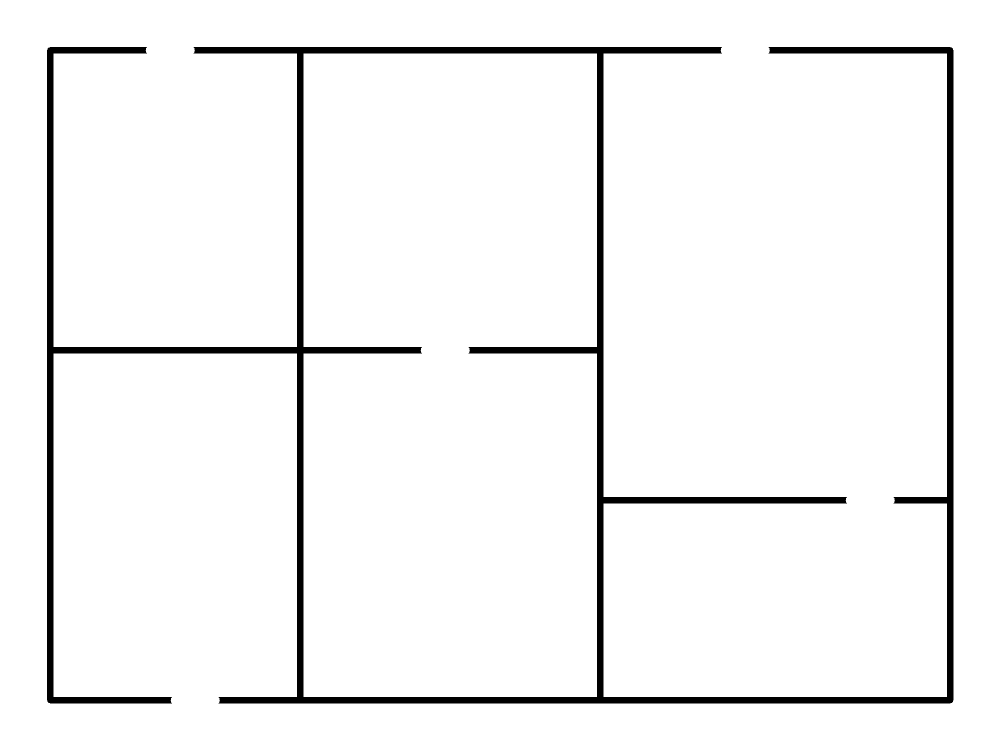
#> input picture test_data/blueprints/complex.png, 2000 x 1500 px (shown at 1/2 size)
$ python -i blueprint_analyzer.py   (imports and definitions only)   (older library calls are emulated)
#> lines starting #> are read from the running program, lines starting #| are printed output that depends on the picture; after the words box and inside, x2 and y2 are one past the last pixel; in counts of white or black regions, pixels touching at a corner belong together
"""
Blueprint Analyzer - Adaptive Parameter Selection

Analyzes blueprint characteristics to automatically tune detection parameters.
This solves the "one blueprint works, another fails" problem.
"""

import cv2
import numpy as np
from typing import Dict, Tuple
import logging

logger = logging.getLogger(__name__)


def analyze_blueprint_characteristics(image: np.ndarray) -> Dict:
    """
    Analyze blueprint image to determine optimal detection parameters

    Detects:
    - Wall thickness (thin vs thick walls)
    - Line density (detailed vs simple)
    - Contrast level (dark vs light)
    - Drawing style (CAD vs hand-drawn vs scanned)

    Args:
        image: Grayscale image

    Returns:
        Dictionary with blueprint characteristics and recommended parameters
    """

    logger.info("Analyzing blueprint characteristics...")

    # Convert to grayscale if needed
    if len(image.shape) == 3:
        gray = cv2.cvtColor(image, cv2.COLOR_BGR2GRAY)
    else:
        gray = image.copy()

    # Characteristic 1: Wall Thickness
    wall_thickness = estimate_wall_thickness(gray)

    # Characteristic 2: Line Density (how detailed is the blueprint)
    line_density = estimate_line_density(gray)

    # Characteristic 3: Contrast Level
    contrast_level = estimate_contrast(gray)

    # Characteristic 4: Noise Level
    noise_level = estimate_noise(gray)

    # Determine blueprint style
    style = classify_blueprint_style(wall_thickness, line_density, contrast_level, noise_level)

    # Get recommended parameters based on analysis
    params = get_adaptive_parameters(style, wall_thickness, line_density, contrast_level)

    logger.info(f"Blueprint Analysis Results:")
    logger.info(f"  Style: {style}")
    logger.info(f"  Wall Thickness: {wall_thickness:.1f}px")
    logger.info(f"  Line Density: {line_density:.2f}")
    logger.info(f"  Contrast: {contrast_level:.2f}")
    logger.info(f"  Recommended morph_open_size: {params['morph_open_size']}")
    logger.info(f"  Recommended min_room_area: {params['min_room_area_pixels']}")

    return {
        'style': style,
        'wall_thickness': wall_thickness,
        'line_density': line_density,
        'contrast_level': contrast_level,
        'noise_level': noise_level,
        'recommended_params': params
    }


def estimate_wall_thickness(gray: np.ndarray) -> float:
    """
    Estimate average wall thickness in pixels

    Method: Find edges, measure distance between parallel edges
    """

    # Edge detection
    edges = cv2.Canny(gray, 50, 150)

    # Find contours
    contours, _ = cv2.findContours(edges, cv2.RETR_LIST, cv2.CHAIN_APPROX_SIMPLE)

    if not contours:
        return 5.0  # Default fallback

    # Measure thickness using morphological operations
    # Dilate edges and count iterations needed to connect most edges
    kernel = cv2.getStructuringElement(cv2.MORPH_RECT, (3, 3))

    thicknesses = []
    for i in range(1, 15):
        dilated = cv2.dilate(edges, kernel, iterations=i)
        filled_ratio = np.sum(dilated > 0) / dilated.size

        # When ~5-10% of image is filled, that's roughly wall thickness
        if 0.05 < filled_ratio < 0.15:
            thicknesses.append(i * 3)  # 3px per iteration

    if thicknesses:
        avg_thickness = np.mean(thicknesses)
    else:
        # Fallback: measure median contour width
        widths = []
        for cnt in contours[:50]:  # Sample first 50
            x, y, w, h = cv2.boundingRect(cnt)
            widths.append(min(w, h))
        avg_thickness = np.median(widths) if widths else 5.0

    return float(avg_thickness)


def estimate_line_density(gray: np.ndarray) -> float:
    """
    Estimate how detailed/dense the blueprint lines are

    Higher density = more details, furniture, annotations
    Lower density = clean, simple walls only
    """

    # Edge detection
    edges = cv2.Canny(gray, 50, 150)

    # Calculate percentage of pixels that are edges
    edge_density = np.sum(edges > 0) / edges.size

    return float(edge_density)


def estimate_contrast(gray: np.ndarray) -> float:
    """
    Estimate contrast level (difference between walls and background)
    """

    # Calculate standard deviation of pixel values
    # High std = high contrast, low std = low contrast
    contrast = np.std(gray) / 128.0  # Normalize to 0-2 range

    return float(contrast)


def estimate_noise(gray: np.ndarray) -> float:
    """
    Estimate noise level (useful for scanned blueprints)
    """

    # Use Laplacian variance to detect noise
    laplacian = cv2.Laplacian(gray, cv2.CV_64F)
    noise = np.var(laplacian)

    # Normalize
    noise_normalized = min(noise / 1000.0, 1.0)

    return float(noise_normalized)


def classify_blueprint_style(wall_thickness: float, line_density: float,
                             contrast: float, noise: float) -> str:
    """
    Classify blueprint into one of several style categories
    """

    # Thick walls, low density = Clean CAD
    if wall_thickness > 8 and line_density < 0.05:
        return 'clean_cad'

    # Thick walls, high density = Detailed CAD with furniture
    if wall_thickness > 8 and line_density >= 0.05:
        return 'detailed_cad'

    # Thin walls, low density = Simple line drawing
    if wall_thickness <= 8 and line_density < 0.05:
        return 'simple_line_drawing'

    # Thin walls, high density = Detailed line drawing
    if wall_thickness <= 8 and line_density >= 0.05:
        return 'detailed_line_drawing'

    # High noise = Scanned
    if noise > 0.3:
        return 'scanned'

    # Default
    return 'mixed_style'


def get_adaptive_parameters(style: str, wall_thickness: float,
                            line_density: float, contrast: float) -> Dict:
    """
    Get recommended detection parameters based on blueprint analysis

    Key insight: Different blueprint styles need different parameters
    """

    # Base parameters - LOWERED based on ground truth analysis
    # Baseline evaluation showed severe under-detection (only 6/78 rooms matched)
    # REDUCED morph_close_size to prevent merging adjacent rooms
    params = {
        'morph_open_size': 5,
        'min_room_area_pixels': 2000,  # REDUCED from 5000
        'min_solidity': 0.6,
        'denoise_strength': 10,
        'morph_close_size': 2,  # REDUCED from 3 - was merging rooms!
    }

    # Adjust based on style
    if style == 'clean_cad':
        # Clean blueprints: minimal opening, but fill hollow rooms
        params['morph_open_size'] = 3
        params['min_room_area_pixels'] = 1500  # REDUCED from 4000
        params['denoise_strength'] = 5
        params['morph_close_size'] = 3  # REDUCED from 7 - was merging rooms!
        params['fill_hollow_rooms'] = True  # Enable hollow room filling

    elif style == 'detailed_cad':
        # Lots of details: aggressive filtering
        params['morph_open_size'] = 9  # Remove more details
        params['min_room_area_pixels'] = 2500  # REDUCED from 8000
        params['denoise_strength'] = 10
        params['morph_close_size'] = 2  # Keep low to avoid merging rooms
        params['fill_hollow_rooms'] = True  # Enable hollow room filling for thick walls

    elif style == 'simple_line_drawing':
        # Thin walls: gentle processing to preserve structure
        params['morph_open_size'] = 2  # Don't erode thin walls
        params['min_room_area_pixels'] = 1200  # REDUCED from 3000
        params['morph_close_size'] = 2  # REDUCED from 5 - was merging rooms!
        params['denoise_strength'] = 5

    elif style == 'detailed_line_drawing':
        # Thin walls + details: balanced approach
        params['morph_open_size'] = 5
        params['min_room_area_pixels'] = 2000  # REDUCED from 5000
        params['morph_close_size'] = 4

    elif style == 'scanned':
        # Noisy scans: heavy denoising
        params['morph_open_size'] = 6
        params['denoise_strength'] = 15
        params['min_room_area_pixels'] = 2500  # REDUCED from 6000

    # Fine-tune based on measurements

    # Adjust morph_open based on line density
    if line_density > 0.08:  # Very detailed
        params['morph_open_size'] = min(params['morph_open_size'] + 2, 11)
    elif line_density < 0.03:  # Very simple
        params['morph_open_size'] = max(params['morph_open_size'] - 2, 2)

    # Adjust min_room_area based on wall thickness
    # Thicker walls = can use smaller min_area (walls won't be confused as rooms)
    if wall_thickness > 10:
        params['min_room_area_pixels'] = int(params['min_room_area_pixels'] * 0.8)
    elif wall_thickness < 5:
        params['min_room_area_pixels'] = int(params['min_room_area_pixels'] * 1.2)

    # Adjust solidity based on style
    # Note: Even CAD drawings have irregular room shapes due to doors/windows
    # Lowered significantly because morphology can create hollow contours
    if style in ['clean_cad', 'detailed_cad']:
        params['min_solidity'] = 0.2  # Very permissive - rooms may be hollow outlines
    else:
        params['min_solidity'] = 0.3  # Hand-drawn may be irregular

    return params


# [29 lines left out: function get_scale_context, not called in this run]

>>> import cv2
>>> picture = cv2.imread('../../test_data/blueprints/complex.png')
#> picture is the input picture: shape (1500, 2000, 3); 95.6% white; 1 black region, box (x1, y1, x2, y2) and area: (94, 94, 1907, 1407) 130644
>>> result = analyze_blueprint_characteristics(picture)
#> in estimate_wall_thickness, `edges = cv2.Canny(gray, 50, 150)`:
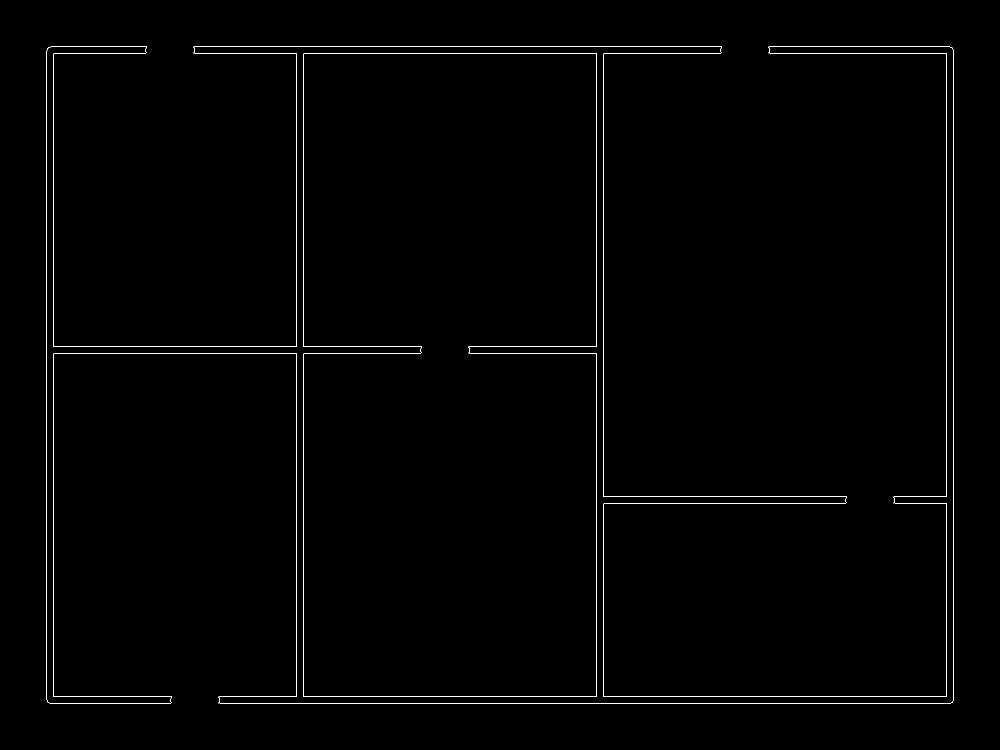
#> edges: shape (1500, 2000) (shown at 1/2 size); 0.67% white in thin lines or dots, all inside (x1, y1, x2, y2) = (93, 93, 1907, 1407)
#> in estimate_wall_thickness, `contours, _ = cv2.findContours(edges, cv2.RETR_LIST, cv2.CHAIN_APPROX_..`: contours = 5 contours, all with area under 20
#> the loop in estimate_wall_thickness, `for i in range(1, 15):` made 14 passes
#> filled_ratio on passes 1 to 8: 0.0201, 0.0336, 0.047, 0.0604, 0.0738, 0.0872, 0.0939, 0.101
#> pass 1, in estimate_wall_thickness, `dilated = cv2.dilate(edges, kernel, iterations=i)`:
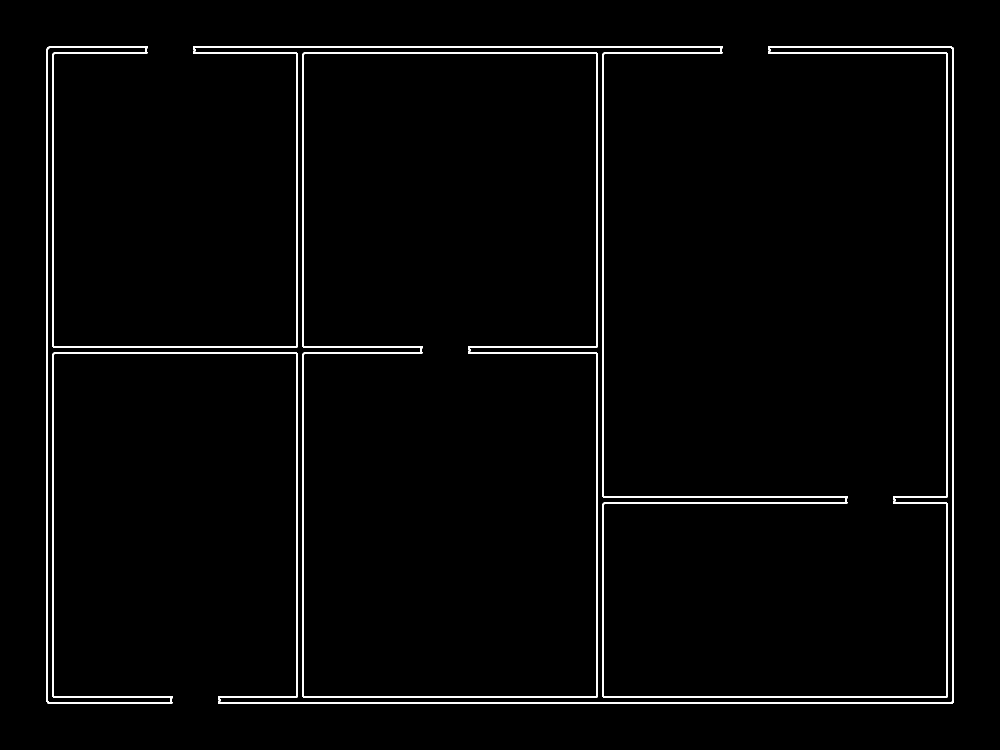
#> dilated: shape (1500, 2000) (shown at 1/2 size); 2% white; 2 white regions, box (x1, y1, x2, y2) and area: (92, 92, 1908, 1408) 46208, (605, 105, 1195, 1395) 14206
#> pass 2, in estimate_wall_thickness, `dilated = cv2.dilate(edges, kernel, iterations=i)`:
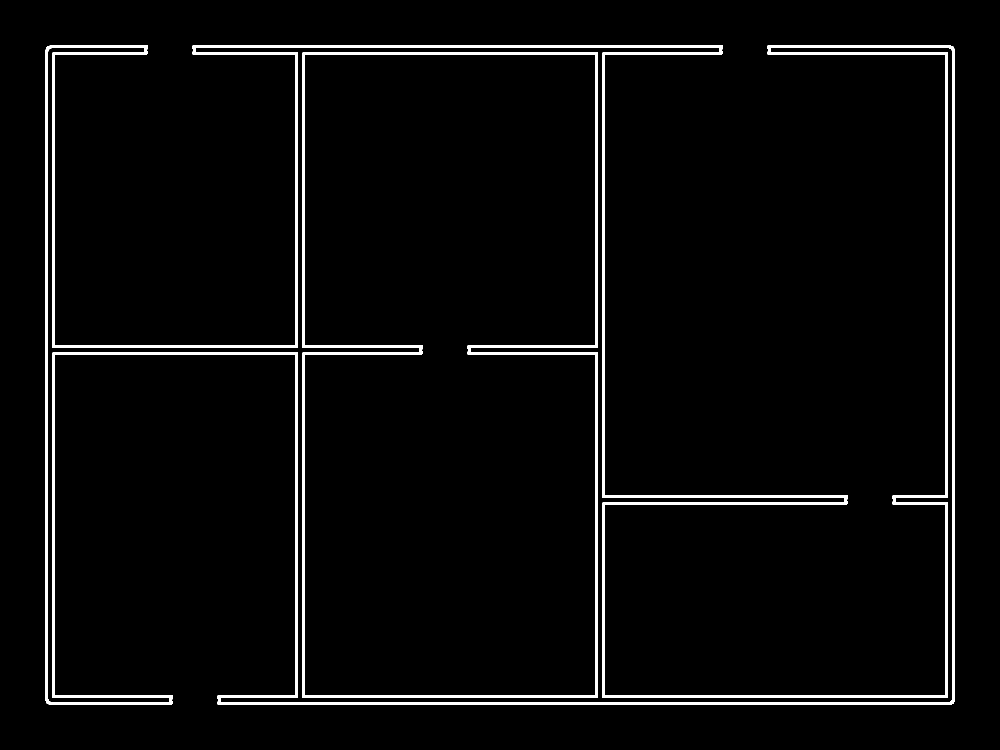
#> dilated: shape (1500, 2000) (shown at 1/2 size); 3.4% white; 2 white regions, box (x1, y1, x2, y2) and area: (91, 91, 1909, 1409) 77016, (604, 104, 1196, 1396) 23678
#> pass 3, in estimate_wall_thickness, `dilated = cv2.dilate(edges, kernel, iterations=i)`:
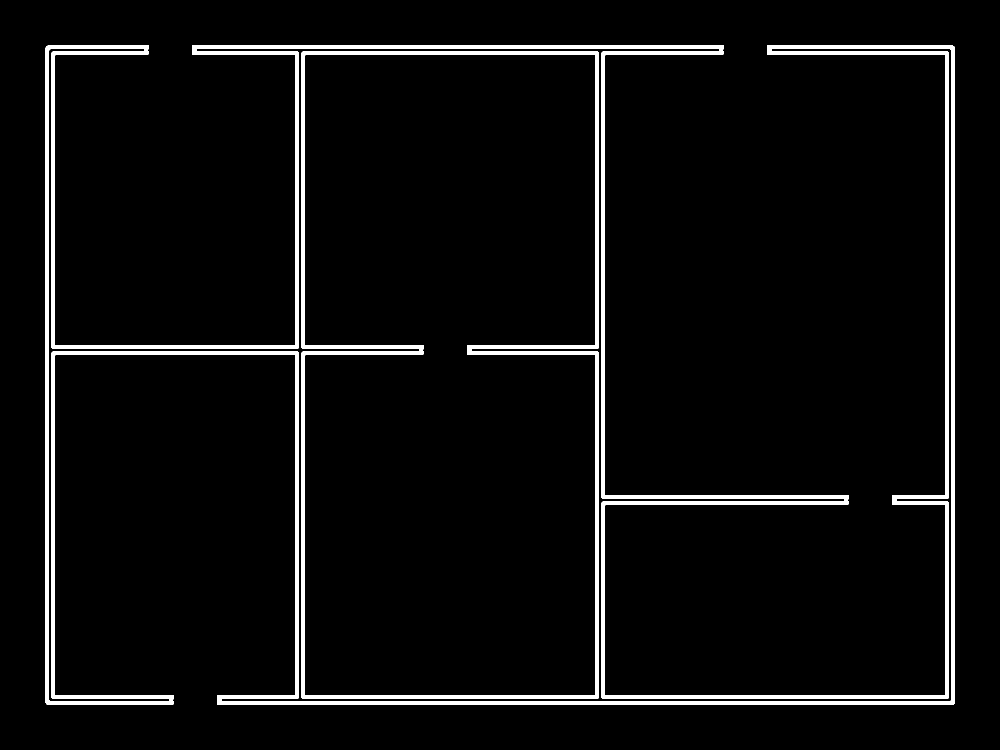
#> dilated: shape (1500, 2000) (shown at 1/2 size); 4.7% white; 2 white regions, box (x1, y1, x2, y2) and area: (90, 90, 1910, 1410) 107804, (603, 103, 1197, 1397) 33145
#> after the loop in estimate_wall_thickness, `for i in range(1, 15):`: thicknesses = [12, 15, 18, 21, 24, 27, 30, 33, 36, 39, 42]
#> in estimate_wall_thickness, `avg_thickness = np.mean(thicknesses)`: avg_thickness = 27
#> in estimate_line_density, `edge_density = np.sum(edges > 0) / edges.size`: edge_density = 0.0067
#> in estimate_contrast, `contrast = np.std(gray) / 128.0`: contrast = 0.407
#> in estimate_noise, `laplacian = cv2.Laplacian(gray, cv2.CV_64F)`:
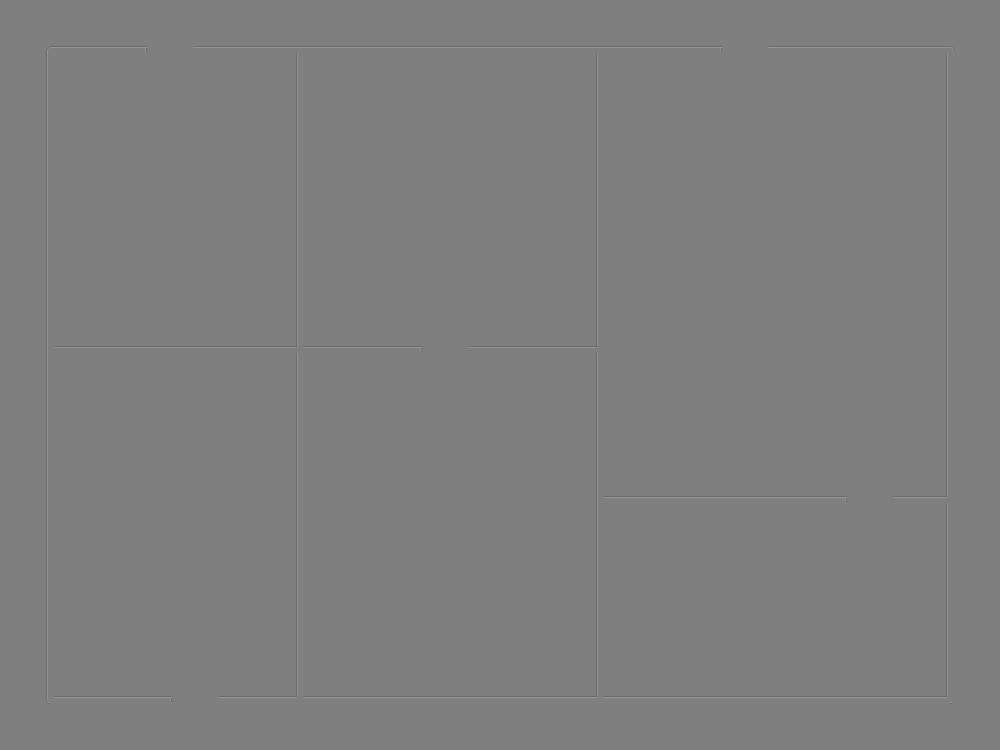
#> laplacian: shape (1500, 2000) float64 (shown at 1/2 size); min -765, max 765, mean 0; drawn with min black and max white
#> in estimate_noise, `noise = np.var(laplacian)`: noise = 885.6
#> in estimate_noise, `noise_normalized = min(noise / 1000.0, 1.0)`: noise_normalized = 0.886
#> in analyze_blueprint_characteristics, `style = classify_blueprint_style(wall_thickness, line_density, contras..`: style = 'clean_cad'
#> in analyze_blueprint_characteristics, `params = get_adaptive_parameters(style, wall_thickness, line_density, ..`: params = {'morph_open_size': 2, 'min_room_area_pixels': 1200, 'min_solidity': 0.2, 'denoise_strength': 5, 'morph_close_size': 3, 'fill_hollow_rooms': True}
#> result = 6 items
